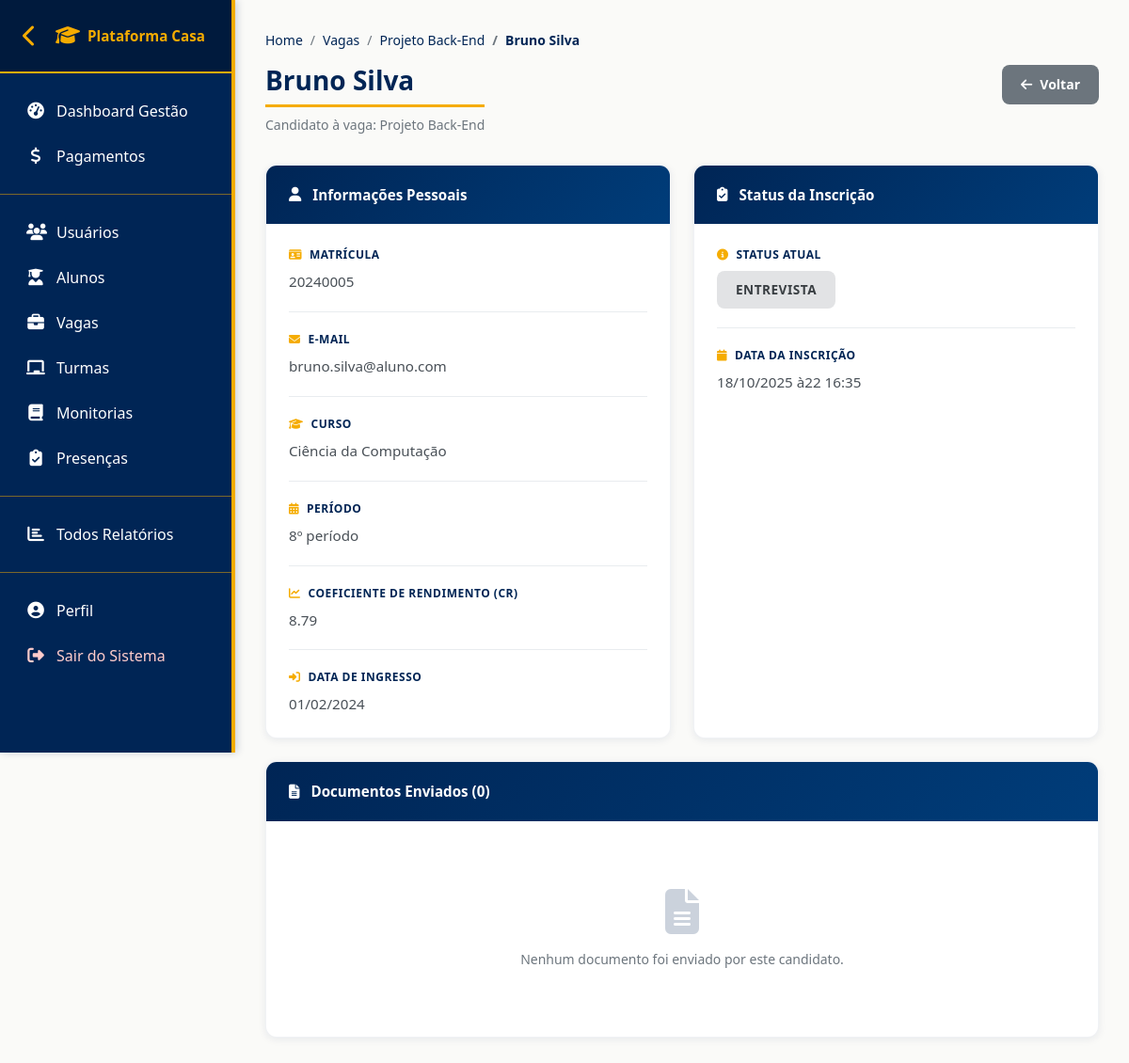
/candidatos/43/ (signed in), run on the app's committed database.
### plataforma_Casa/models.py (models this page shows, shortened)
class Vaga(models.Model):
    nome = models.CharField(max_length=100)
    curso = models.ForeignKey(Curso, on_delete=models.CASCADE)
    coordenador = models.ForeignKey(Funcionario, on_delete=models.CASCADE, related_name='vagas_coordenadas')
    descricao = models.TextField()
    requisitos = models.TextField()
    responsabilidades = models.TextField(blank=True, null=True)  # Novo campo
    numero_vagas = models.IntegerField(default=1)  # Novo campo
    disciplina = models.CharField(max_length=100, blank=True, null=True)  # Novo campo
    monitores = models.ManyToManyField(Aluno, related_name='vagas_inscritas', blank=True)
    ativo = models.BooleanField(default=True)
    criado_em = models.DateTimeField(auto_now_add=True)

class Usuario(models.Model):
    nome = models.CharField(max_length=100)
    email = models.EmailField(max_length=100)
    tipo_usuario = models.ForeignKey(TipoUsuario, on_delete=models.CASCADE)
    ativo = models.BooleanField(default=True)

class Aluno(Usuario):
    matricula = models.CharField(max_length=20, unique=True)
    curso = models.ForeignKey(Curso, on_delete=models.CASCADE)
    data_ingresso = models.DateField()
    periodo = models.IntegerField()
    cr_geral = models.FloatField()

class Curso(models.Model):
    nome = models.CharField(max_length=50)
    ativo = models.BooleanField(default=True)

class Inscricao(models.Model):
    STATUS_CHOICES = [
        ('Pendente', 'Pendente'),
        ('Entrevista', 'Entrevista'),
        ('Aprovado', 'Aprovado'),
        ('Não Aprovado', 'Não Aprovado'),
    ]
    aluno = models.ForeignKey(Aluno, on_delete=models.CASCADE)
    vaga = models.ForeignKey(Vaga, on_delete=models.CASCADE)
    data_inscricao = models.DateTimeField(auto_now_add=True)
    status = models.CharField(max_length=50, choices=STATUS_CHOICES, default='Pendente')

### plataforma_Casa/views.py (the view)
# urls.py: path('candidatos/<int:inscricao_id>/', views.detalhe_candidato, name='detalhe_candidato'),
@login_required
def detalhe_candidato(request, inscricao_id):
    inscricao = get_object_or_404(Inscricao, id=inscricao_id)
    documentos = inscricao.documentos.all()
    context = {
        'inscricao': inscricao,
        'aluno': inscricao.aluno,
        'vaga': inscricao.vaga,
        'documentos': documentos,
    }
    return render(request, 'vagas/detalhe_candidato.html', context)

### plataforma_Casa/context_processors.py (called while the page is built, shortened)
def user_groups(request):
    if request.user.is_authenticated:
        return {
            'is_aluno': request.user.groups.filter(name='Aluno').exists(),
            'is_monitor': request.user.groups.filter(name='Monitor').exists(),
            'is_professor': request.user.groups.filter(name='Professor').exists(),
            'is_admin': request.user.is_staff or request.user.is_superuser,
        }

### plataforma_Casa/templates/vagas/detalhe_candidato.html (shortened to what this page needs)
{% extends 'base.html' %}
{% block content %}
<nav aria-label="breadcrumb">
    <ol class="breadcrumb">
        <li class="breadcrumb-item"><a href="{% url 'dashboard' %}">Home</a></li>
        <li class="breadcrumb-item"><a href="{% url 'listar_vagas' %}">Vagas</a></li>
        <li class="breadcrumb-item"><a href="{% url 'detalhe_vaga' vaga.id %}">{{ vaga.nome }}</a></li>
        <li class="breadcrumb-item active">{{ aluno.nome }}</li>
    </ol>
</nav>
<div class="page-header">
    <div class="page-header-top">
        <div>
            <h1>{{ aluno.nome }}</h1>
            <p>Candidato à vaga: {{ vaga.nome }}</p>
        </div>
        <div style="display: flex; gap: 0.75rem;">
            <a href="{% url 'detalhe_vaga' vaga.id %}" class="btn-voltar">
                <i class="fas fa-arrow-left"></i> Voltar
            </a>
        </div>
    </div>
</div>
<div class="content-grid">
    <div class="info-card">
        <div class="info-card-header">
            <i class="fas fa-user"></i>
            Informações Pessoais
        </div>
        <div class="info-card-body">
            <div class="info-item">
                <div class="info-label">
                    <i class="fas fa-id-card"></i>
                    Matrícula
                </div>
                <div class="info-value">{{ aluno.matricula }}</div>
            </div>
            <div class="info-item">
                <div class="info-label">
                    <i class="fas fa-envelope"></i>
                    E-mail
                </div>
                <div class="info-value">{{ aluno.email }}</div>
            </div>
            <div class="info-item">
                <div class="info-label">
                    <i class="fas fa-graduation-cap"></i>
                    Curso
                </div>
                <div class="info-value">{{ aluno.curso.nome }}</div>
            </div>
            <div class="info-item">
                <div class="info-label">
                    <i class="fas fa-calendar-alt"></i>
                    Período
                </div>
                <div class="info-value">{{ aluno.periodo }}º período</div>
            </div>
            <div class="info-item">
                <div class="info-label">
                    <i class="fas fa-chart-line"></i>
                    Coeficiente de Rendimento (CR)
                </div>
                <div class="info-value">{{ aluno.cr_geral }}</div>
            </div>
            <div class="info-item">
                <div class="info-label">
                    <i class="fas fa-sign-in-alt"></i>
                    Data de Ingresso
                </div>
                <div class="info-value">{{ aluno.data_ingresso|date:"d/m/Y" }}</div>
            </div>
        </div>
    </div>
    <div class="info-card">
        <div class="info-card-header">
            <i class="fas fa-clipboard-check"></i>
            Status da Inscrição
        </div>
        <div class="info-card-body">
            <div class="info-item">
                <div class="info-label">
                    <i class="fas fa-info-circle"></i>
                    Status Atual
                </div>
                <div class="info-value">
                    <span class="status-badge {% if inscricao.status == 'Pendente' %}pendente{% elif inscricao.status == 'Aprovado' %}aprovado{% elif inscricao.status == 'Rejeitado' %}rejeitado{% else %}espera{% endif %}">
                        {{ inscricao.status }}
                    </span>
                </div>
            </div>
            <div class="info-item">
                <div class="info-label">
                    <i class="fas fa-calendar"></i>
                    Data da Inscrição
                </div>
                <div class="info-value">{{ inscricao.data_inscricao|date:"d/m/Y às H:i" }}</div>
            </div>
        </div>
    </div>
</div>
<div class="info-card">
    <div class="info-card-header">
        <i class="fas fa-file-alt"></i>
        Documentos Enviados ({{ documentos.count }})
    </div>
    <div class="info-card-body">
        {% if documentos %}
        <div class="documentos-list">
            {% for documento in documentos %}
            <div class="documento-item">
                <div class="documento-header">
                    <div class="documento-tipo">
                        {{ documento.tipo }}
                    </div>
                    <div class="documento-data">
                        {{ documento.enviado_em|date:"d/m/Y" }}
                    </div>
                </div>
                <div class="documento-nome">
                    <i class="fas fa-file-pdf"></i>
                    {{ documento.nome_arquivo }}
                </div>
                {% if documento.observacao %}
                <p style="font-size: 0.85rem; color: #6c757d; margin-bottom: 0.75rem;">
                    <strong>Observação:</strong> {{ documento.observacao }}
                </p>
                {% endif %}
                <a href="{{ documento.arquivo.url }}" target="_blank" class="btn-download">
                    <i class="fas fa-download"></i> Baixar Documento
                </a>
            </div>
            {% endfor %}
        </div>
        {% else %}
        <div class="empty-state">
            <i class="fas fa-file-alt"></i>
            <p>Nenhum documento foi enviado por este candidato.</p>
        </div>
        {% endif %}
    </div>
</div>
{% endblock %}

### plataforma_Casa/static/css/cores-institucionais.css (style rules this page uses)
:root { --cor-amarelo-institucional: #F5AC00; --cor-azul-escuro-principal: #002555; --cor-azul-auxiliar: #1245FF; --cor-cinza-escuro: #6d6e71; --cor-cinza-medio: #a7a9ab; --cor-cinza-claro: #d1d3d4; --cor-branco: #ffffff; --cor-preto: #000000; --cor-sucesso: #27ae60; --cor-erro: #e74c3c; --cor-aviso: #f39c12; --cor-info: #3498db; --sombra-leve: rgba(0, 37, 85, 0.1); --sombra-media: rgba(0, 37, 85, 0.2); --sombra-forte: rgba(0, 37, 85, 0.3); }
html, body { background-color: var(--cor-branco); color: var(--cor-cinza-escuro); font-family: 'Segoe UI', Tahoma, Geneva, Verdana, sans-serif; }
h1, h2, h3, h4, h5, h6 { color: var(--cor-azul-escuro-principal); font-weight: 700; }
h1 { border-bottom: 3px solid var(--cor-amarelo-institucional); padding-bottom: 0.5rem; }
a { color: var(--cor-azul-escuro-principal); text-decoration: none; transition: all 0.3s ease; }

### plataforma_Casa/static/css/cores-padrao.css (style rules this page uses)
:root { --cor-amarelo-institucional: #F5AC00; --cor-azul-escuro-principal: #002555; --cor-azul-auxiliar: #1245FF; --cor-cinza-escuro: #6d6e71; --cor-cinza-medio: #a7a9ab; --cor-cinza-claro: #d1d3d4; --cor-branco: #ffffff; --cor-preto: #000000; --cor-sucesso: #27ae60; --cor-erro: #e74c3c; --cor-aviso: #f39c12; --cor-info: #3498db; }
.display-4, h1, h2 { color: var(--cor-azul-escuro-principal); }
a { color: var(--cor-azul-escuro-principal); transition: all 0.3s ease; }
.breadcrumb-item.active { color: var(--cor-azul-escuro-principal) !important; }

### plataforma_Casa/templates/base.html (style rules this page uses)
* { margin: 0; padding: 0; box-sizing: border-box; }
body { background-color: #fafaf8; padding-top: 0; overflow-x: hidden; max-width: 100vw; }
html { overflow-x: hidden; max-width: 100vw; }
html, body { height: 100%; overflow-x: hidden; max-width: 100%; }
.breadcrumb { background-color: transparent; padding: 0; margin-bottom: 2rem; }
.breadcrumb-item.active { color: #667eea; font-weight: 600; }
.main-content > * { max-width: 100%; }

### plataforma_Casa/templates/vagas/detalhe_candidato.html (style rules this page uses)
.page-header { margin-bottom: 2rem; }
.page-header-top { display: flex; justify-content: space-between; align-items: flex-start; margin-bottom: 1rem; flex-wrap: wrap; gap: 1rem; }
.page-header h1 { font-size: 1.75rem; font-weight: 600; color: #002555; margin: 0 0 0.5rem 0; }
.page-header p { color: #6c757d; font-size: 0.875rem; margin: 0; }
.breadcrumb { background: transparent; padding: 0 0 1rem 0; margin: 0; font-size: 0.875rem; }
.breadcrumb-item + .breadcrumb-item::before { content: "/"; color: #6c757d; }
.breadcrumb-item a { color: #002555; text-decoration: none; }
.breadcrumb-item.active { color: #6c757d; font-weight: 600; }
.btn-voltar { background: #6c757d; color: white; border: none; border-radius: 8px; padding: 0.65rem 1.25rem; font-weight: 600; font-size: 0.875rem; transition: all 0.3s ease; text-decoration: none; display: inline-flex; align-items: center; gap: 0.5rem; }
.content-grid { display: grid; grid-template-columns: 1fr 1fr; gap: 1.5rem; margin-bottom: 1.5rem; }
.info-card { background: white; border-radius: 12px; overflow: hidden; box-shadow: 0 2px 8px rgba(0, 37, 85, 0.08); border: 1px solid rgba(0, 37, 85, 0.06); }
.info-card-header { background: linear-gradient(135deg, #002555, #003d7a); color: white; padding: 1.25rem 1.5rem; font-weight: 600; font-size: 0.95rem; display: flex; align-items: center; gap: 0.75rem; }
.info-card-body { padding: 1.5rem; }
.info-item { margin-bottom: 1.25rem; padding-bottom: 1.25rem; border-bottom: 1px solid #e9ecef; }
.info-item:last-child { margin-bottom: 0; padding-bottom: 0; border-bottom: none; }
.info-label { font-size: 0.75rem; font-weight: 700; color: #002555; text-transform: uppercase; letter-spacing: 0.5px; margin-bottom: 0.5rem; display: flex; align-items: center; gap: 0.5rem; }
.info-label i { color: #F5AC00; }
.info-value { font-size: 0.95rem; color: #495057; font-weight: 500; }
.status-badge { padding: 0.6rem 1.25rem; border-radius: 8px; font-size: 0.85rem; font-weight: 700; text-transform: uppercase; letter-spacing: 0.5px; display: inline-block; }
.status-badge.espera { background: #e2e3e5; color: #383d41; }
.empty-state { text-align: center; padding: 3rem 2rem; }
.empty-state i { font-size: 3rem; color: #002555; opacity: 0.2; margin-bottom: 1rem; }
.empty-state p { color: #6c757d; font-size: 0.875rem; margin: 0; }

### data on the page
Vaga: nome "Projeto Back-End"
Usuario: nome "Bruno Silva", email "bruno.silva@aluno.com"
Aluno: matricula "20240005", curso.nome "Ciência da Computação", periodo "8", cr_geral "8.79", data_ingresso "01/02/2024"
Inscricao: status "ENTREVISTA", data_inscricao "18/10/2025 à22 16:35", count "0"
